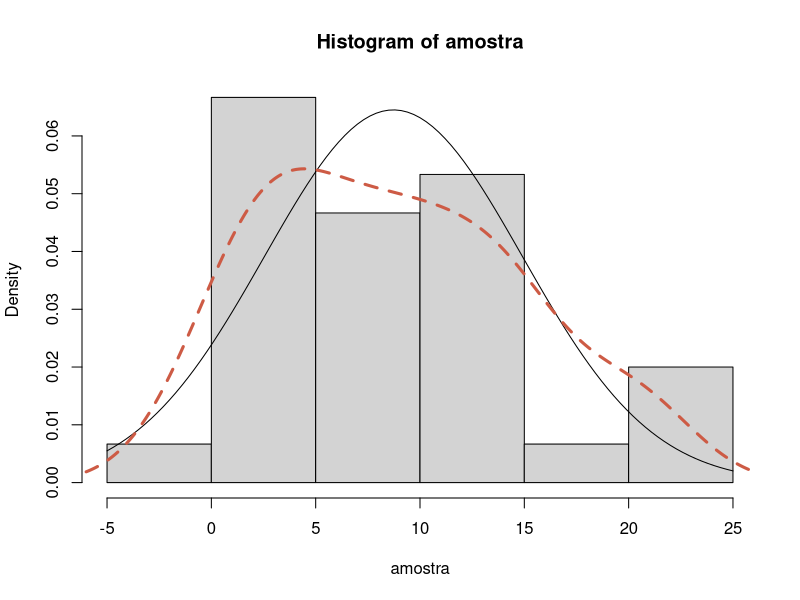
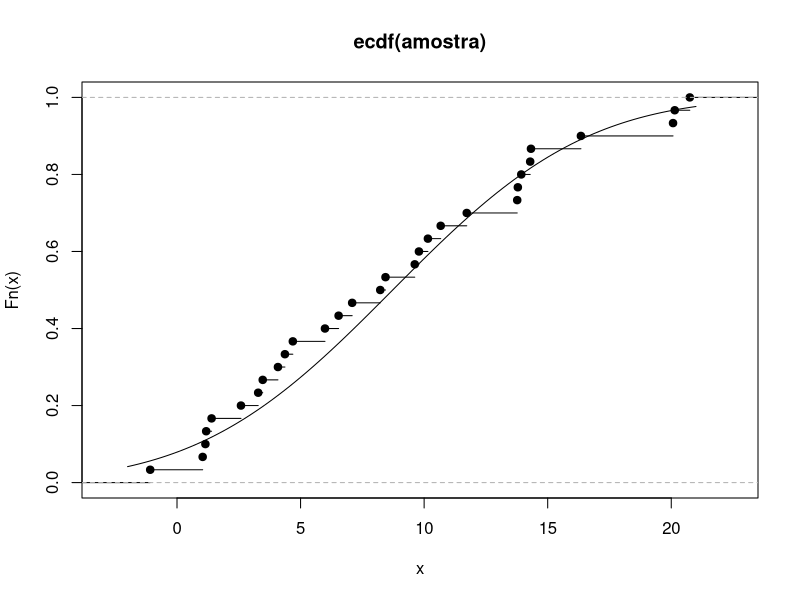

Generate these figures, in order, with R: (Note: this script raises an error after producing the figures.)
set.seed(666)
amostra<-rnorm(30, mean=10, sd=5)
# Essa amostra é proveniente de uma população normal?
# Histograma de densidade


pnorm(1)-pnorm(-1)

diff(pnorm(c(-1,1))) # Um desvio padrão
diff(pnorm(c(-2,2))) # Dois desvios
diff(pnorm(c(-2,-1,1,2)))

x_bar<-mean(amostra)
sd_bar<-sd(amostra)
8.727-6.184 
8.727+6.184

mean(amostra<=14.912 & amostra>=2.543)
# Deveria ter 0.6826 a conta empírica deu 0.70

8.727-6.184-6.184
8.727+6.184+6.184

mean(amostra<=2.543 & amostra>=-3.641)
# Esperava 0.1359 encontrou 0.167

mean(amostra<=21.095 & amostra>=14.912)
# Esperava 0.1359 encontrou 0.133

hist(amostra, freq = F)
curve(dnorm(x, mean = x_bar, sd=sd_bar), from=-5, to=25, add = T)
lines(density(amostra),lty=2,col="coral3",lwd=3)


# Funcao de distribuição empirica

f_hat<-ecdf(amostra)
str(f_hat)
plot(f_hat)
f_hat(2.543)
f_hat(21.095)-f_hat(14.912)
diff(f_hat(c(2.543,14.912)))


# Adicionando a curva 
curve(pnorm(x,mean = x_bar, sd=sd_bar), from = -2, to=21, add=TRUE)
diferencas<-f_hat(amostra)-pnorm(amostra, mean=x_bar, sd = sd_bar)

# Verificando a diferença entre a acumulada e a acumulada empirica
sum(diferencas)
soma_quadratica<-sum(diferencas^2)
sum(diferencas)/30
sum(diferencas^2)/30
maximo<-max(diferencas)

#  Kolmogorov-Smirnof, não é tão robusto para normalidade
ks.test(x=amostra, y=pnorm)
shapiro.test(amostra)
nortest::ad.test(amostra)


am_pois<-rpois(n=30, lambda = 5)
ks.test(x=am_pois, y=pnorm)
shapiro.test(am_pois)
nortest::ad.test(am_pois)

ks.test(x=am_pois, y="ppois", lambda=5)

f_hat_pois<-ecdf(am.pois)
plot(f_hat_pois)
curve(pnorm(x,mean = mean(am_pois), sd=sd(am_pois)), from = 0, to=12, add=TRUE)
curve(ppois(x,lambda = mean(am_pois)), from = 0, to=12, add=TRUE, col="coral2")


sort(amostra)

#Quantil amostral
# Primeiro quantil -1.08, 0.033
qnorm(0.033, mean = mean(amostra), sd=sd(amostra))

# Segundo quantil 1.038, 0.067
qnorm(0.067, mean = mean(amostra), sd=sd(amostra))

probs_acumul<-seq_along(amostra)/length(amostra)
quantil_amostra<-sort(amostra)
quantil_teorico<-qnorm(probs_acumul, mean = mean(amostra), sd=sd(amostra))

# correção -1/2, para tirar o quantil 1 

probs_acumul<-(seq_along(amostra)-1/2)/length(amostra)
quantil_amostra<-sort(amostra)
quantil_teorico<-qnorm(probs_acumul, mean = mean(amostra), sd=sd(amostra))
cbind(quantil_amostra, quantil_teorico)

# Q-Q Plot
plot(x=quantil_teorico, y=quantil_amostra)

qqnorm(amostra) # em termos da normal padrão
qqline(amostra, col="darkblue", lwd=2)
pt_amostra<-quantile(x=amostra, c(0.25,0.75))
pt_teorico<-qnorm(c(0.25, 0.75))
diff(pt_teorico) #DIQ

quantil_teorico<-qnorm(probs_acumul, mean =0, sd=1)
plot(x=quantil_teorico, y=quantil_amostra)

points(x=pt_teorico, y=pt_amostra, pch=3, col="red", cex=2)
# A reta é calculada passando pelo primeiro e terceiro quartil

# caudas pesadas
amostra_t<-rt(30, df=1)
qqnorm(amostra_t)
qqline(amostra_t)

# Q1= 4.55(8.727-0.674*6.184), Q3=12.89(8.727+0.674*6.184)

sum(amostra<=4.55)
sum(amostra>12.89)
sum(amostra>4.55 & amostra<=8.727)
sum(amostra>8.727 & amostra<=12.89)

# Estatistica soma(i:4)(([oi-ei]^2)/ei)
o<-c(10,6,5,9)
e<-c(7.5,7.5,7.5,7.5)
sum(((o-e)^2)/e)

# Se os valores são iguais, a estatistica T~Qui-qua(k-1), k-1=3
1-pchisq(2.27, df=3)
# Não temos evidências para rejeitar H0
# Função Cut

table(cut(amostra, breaks=))
quantis<-c()
